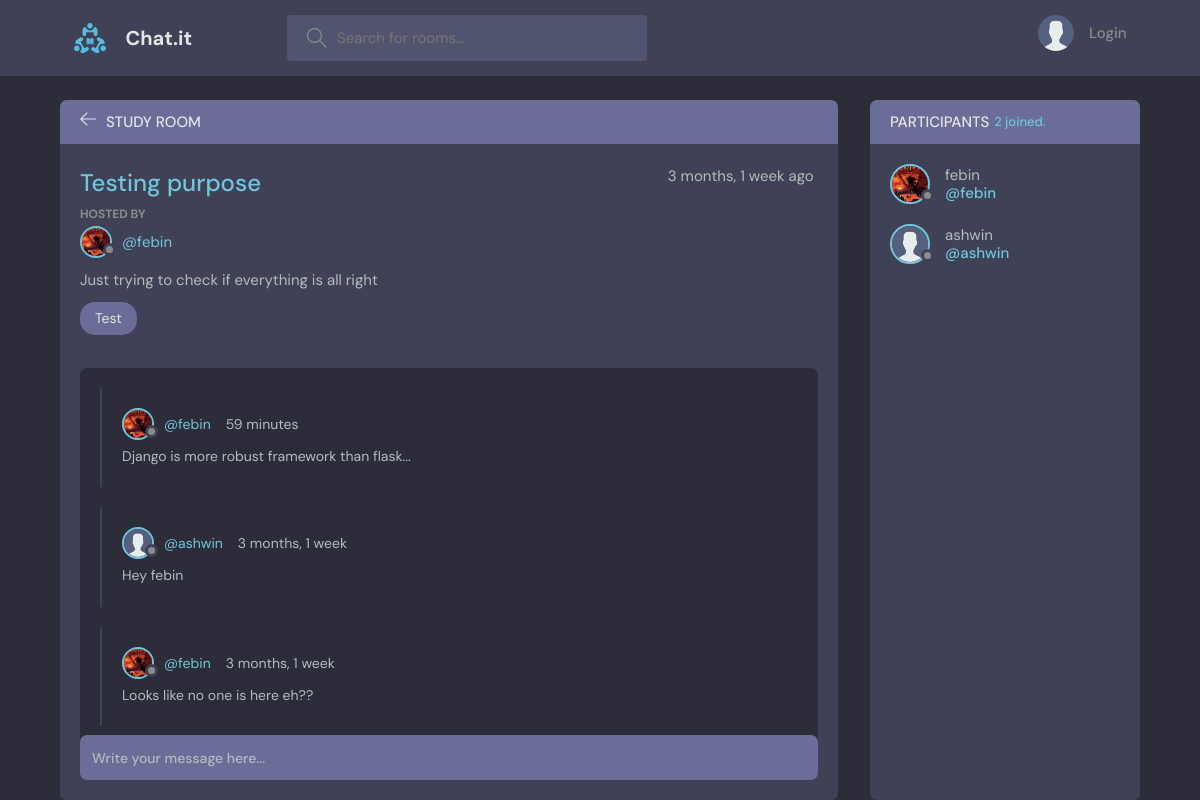
/room/1, run on the app's committed database.
### room/models.py (models this page shows, shortened)
class Room(models.Model):
    name = models.CharField(max_length=200)
    description = models.TextField(null=True, blank=True)
    updated_at = models.DateTimeField(auto_now=True)
    created_at = models.DateTimeField(auto_now_add=True)
    host = models.ForeignKey(User, on_delete=models.SET_NULL, null=True, related_name="created_rooms")
    participants = models.ManyToManyField(User, related_name="participants", blank=True)
    topic = models.ForeignKey(Topic, on_delete=models.SET_NULL, null=True, related_name="rooms")
    class Meta:
        ordering = ['-updated_at', '-created_at']

class User(AbstractUser):
    name = models.CharField(max_length=64)
    email = models.EmailField(unique=True)
    bio = models.TextField(null=True)
    avatar = models.ImageField(null=True, default='avatar.svg')
    USERNAME_FIELD = 'email'
    REQUIRED_FIELDS = []

class Topic(models.Model):
    name = models.CharField(max_length=64)

class Message(models.Model):
    user = models.ForeignKey(User, on_delete=models.CASCADE, related_name="user_messages")
    room = models.ForeignKey(Room, on_delete=models.CASCADE, related_name="room_messages")
    body = models.TextField()
    updated_at = models.DateTimeField(auto_now=True)
    created_at = models.DateTimeField(auto_now_add=True)
    class Meta:
        ordering = ['-updated_at', '-created_at']

### room/views.py (the view, shortened to what this page needs)
# urls.py: path("room/<int:room_id>", views.get_room, name="room"),
def get_room(request, room_id):
    room = Room.objects.get(pk=room_id)
    messages = room.room_messages.all().order_by("-updated_at")
    participants = room.participants.all()
    total_participants = participants.count()
    return render(request, 'room/room.html', {
        "room": room,
        "messages": messages,
        "participants": participants,
        "total_participants": total_participants,
    })

### room/templates/room/room.html (shortened to what this page needs)
{% extends 'room/layout.html' %}
{% load static %}
{% block content %}
    <main class="profile-page layout layout--2">
      <div class="container">
        <div class="room">
          <div class="room__top">
            <div class="room__topLeft">
              <a href="{% url 'room:home' %}">
                <svg version="1.1" xmlns="http://www.w3.org/2000/svg" width="32" height="32" viewBox="0 0 32 32">
                  <title>arrow-left</title>
                  <path
                    d="M13.723 2.286l-13.723 13.714 13.719 13.714 1.616-1.611-10.96-10.96h27.625v-2.286h-27.625l10.965-10.965-1.616-1.607z"
                  ></path>
                </svg>
              </a>
              <h3>Study Room</h3>
            </div>
          </div>
          <div class="room__box scroll">
            <div class="room__header scroll">
              <div class="room__info">
                <h3>{{ room.name }}</h3>
                <span style="margin-right: 5px;">{{ room.created_at | timesince }} ago</span>
              </div>
              <div class="room__hosted">
                <p>Hosted By</p>
                <a href="{% url 'room:profile' room.host.id %}" class="room__author">
                  <div class="avatar avatar--small">
                    <img src="{{ room.host.avatar.url }}" />
                  </div>
                  <span>@{{ room.host.username }}</span>
                </a>
              </div>
              <div class="room__details">
                {{ room.description }}
              </div>
              <span class="room__topics">{{ room.topic.name }}</span>
            </div>
            <div class="room__conversation">
              <div class="threads scroll">
                {% for message in messages %}
                <div class="thread">
                  <div class="thread__top">
                    <div class="thread__author">
                      <a href="{% url 'room:profile' message.user.id %}" class="thread__authorInfo">
                        <div class="avatar avatar--small">
                          <img src="{{ message.user.avatar.url }}" />
                        </div>
                        <span>@{{ message.user.username }}</span>
                      </a>
                      <span class="thread__date">{{ message.updated_at | timesince }}</span>
                    </div>
                  </div>
                  <div class="thread__details">
                    {{ message.body }}
                  </div>
                </div>
                {% endfor %}
              </div>
            </div>
          </div>
          <div class="room__message">
            <form action="{% url 'room:room' room.id %}" method="post">
              <input name="comment" placeholder="Write your message here..." />
            </form>
          </div>
        </div>
        <div class="participants">
          <h3 class="participants__top">Participants <span>{{ total_participants }} joined.</span></h3>
          <div class="participants__list scroll">
            {% for participant in participants %}
            <a href="{% url 'room:profile' participant.id %}" class="participant">
              <div class="avatar avatar--medium">
                <img src="{{ participant.avatar.url }}" />
              </div>
              <p>
                {{ participant.username }}
                <span>@{{ participant.username }}</span>
              </p>
            </a>
            {% endfor %}
          </div>
        </div>
      </div>
    </main>
{% endblock %}

### data on the page
Room: name "Testing purpose", created_at "3 months, 1 week", host.avatar (picture), host.username "febin", description "Just trying to check if everything is all right", topic.name "Test"
Message: user.avatar (picture), user.username "febin", updated_at "59 minutes", body "Django is more robust framework than flask..."
Message: user.avatar (placeholder picture), user.username "ashwin", updated_at "3 months, 1 week", body "Hey febin"
Message: user.avatar (picture), user.username "febin", updated_at "3 months, 1 week", body "Looks like no one is here eh??"
User: avatar (picture), username "febin"
User: avatar (placeholder picture), username "ashwin"

### other printed values
{{ total_participants }} "2"
